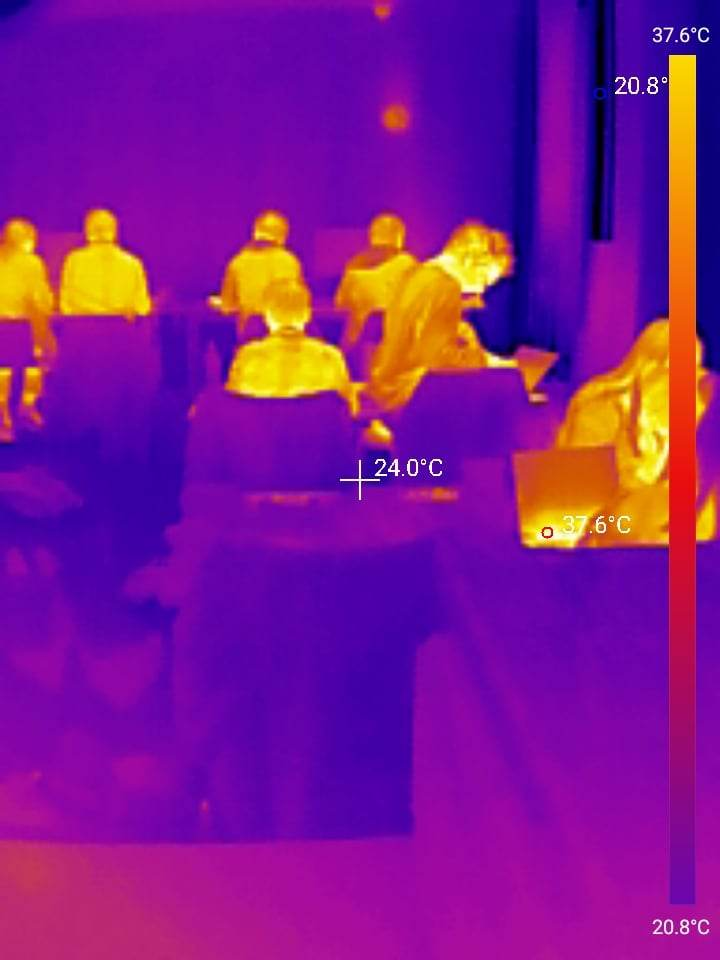
#> input picture crous-wt-images/images/1.jpg, 720 x 960 px
$ python img.py
#> lines starting #> are read from the running program, lines starting #| are printed output that depends on the picture
# stocker l'image das un variable

from PIL import Image


# Calculer le nombre de personne présente sur l'image
# sachant qu'un personne correspond aux pixels entre M - 10 et M
# 1 personne = 40 pixel dans le techlab
# convertir en entier

# print(int(count / 40))

# importer les 8 images i.png pour i allant de 1 à 8, les convertir en gris et les stocker dans une matrice

# Path: img.jpg

im1 = Image.open("images/1.jpg")
#> im1 is the input picture: PIL image 720x960 RGB; mean R, G, B 129.6, 24.3, 142.7


# calculer le nombre de personne présente sur chaque image


def countPerson(img):
    img_grey = img.convert("L")
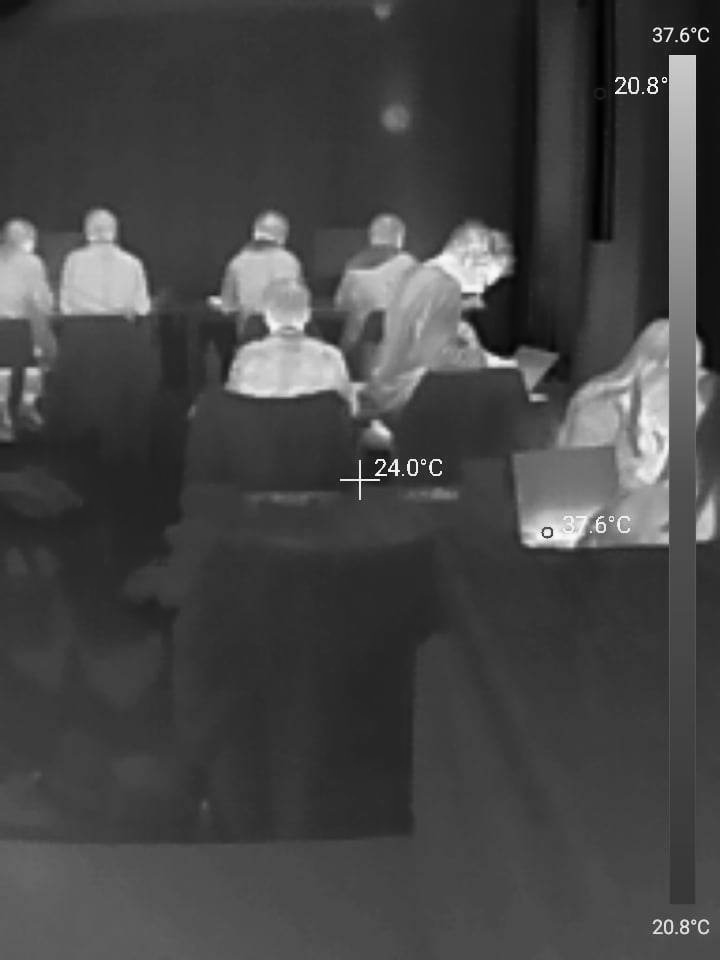
#> img_grey: PIL image 720x960 L; min 1, max 251, mean 69.3
    width, height = img_grey.size
#> width = 720; height = 960
    nb_pixels_per_person = 70
    pixelsGrey = [[0 for x in range(width)] for y in range(height)]
    for x in range(width):
        for y in range(height):
            g = img_grey.getpixel((x, y))
            pixelsGrey[y][x] = g
#> after the loop, pixelsGrey = 960 items
    M = max(
        [max(pixelsGrey[i]) for i in range(len(pixelsGrey))]
    )
#> M = 251
    count = 0
    for i in range(len(pixelsGrey)):
        for j in range(len(pixelsGrey[0])):
            if pixelsGrey[i][j] >= M - 10:
                count += 1
#> after the loop, count = 642
    return int(count / nb_pixels_per_person)

# calculer le nombre de personne présente sur chaque image
# et afficher le résultat


print(countPerson(im1))
#| 9

$ run again, with crous-wt-images/images/2.jpg copied over crous-wt-images/images/1.jpg
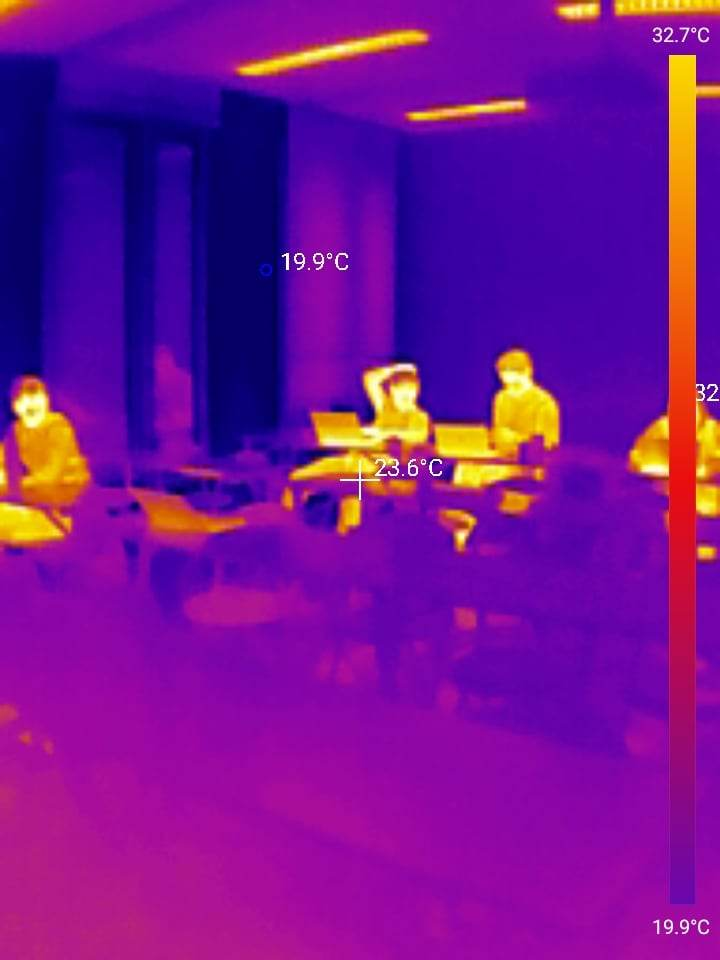
#> input picture crous-wt-images/images/2.jpg, 720 x 960 px
#> im1 is the input picture: PIL image 720x960 RGB; mean R, G, B 119.3, 18.1, 146.8
#> in countPerson, `img_grey = img.convert("L")`:
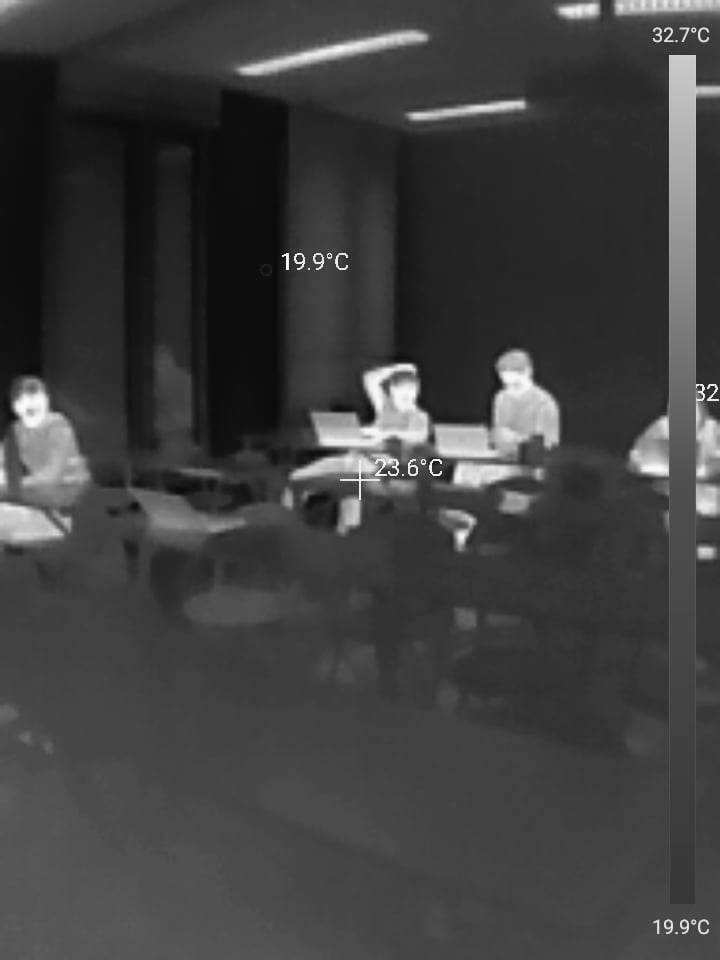
#> img_grey: PIL image 720x960 L; min 7, max 252, mean 63
#> after the loop in countPerson, `for x in range(width):`: pixelsGrey = 960 items
#> M = 252
#> after the loop in countPerson, `for i in range(len(pixelsGrey)):`: count = 905
#| 12

$ run again, with crous-wt-images/images/3.jpg copied over crous-wt-images/images/1.jpg
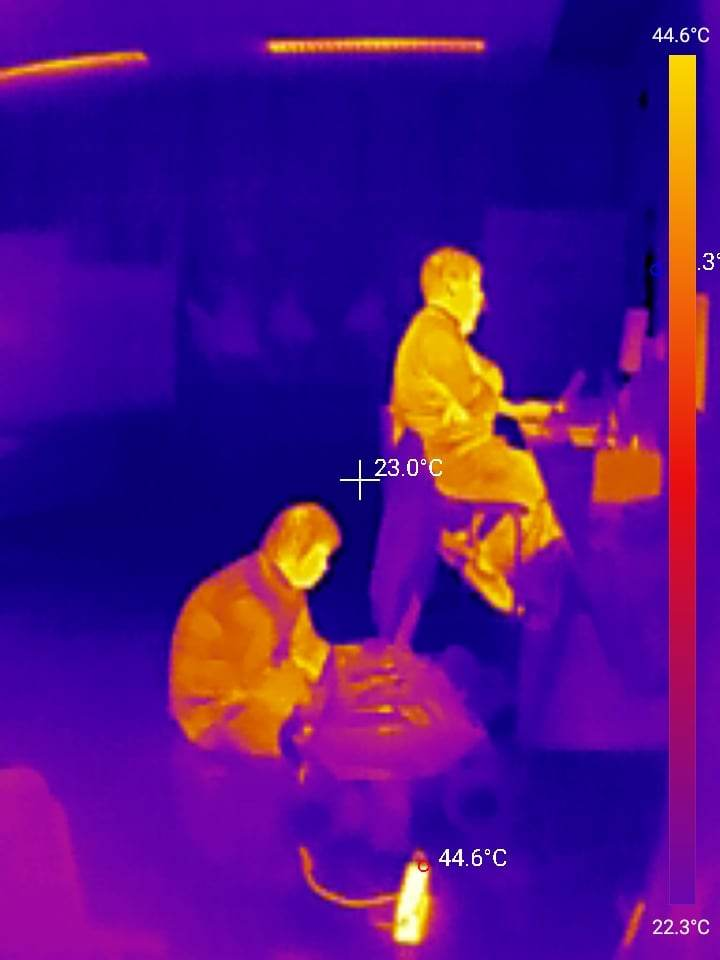
#> input picture crous-wt-images/images/3.jpg, 720 x 960 px
#> im1 is the input picture: PIL image 720x960 RGB; mean R, G, B 81.8, 17.9, 134.2
#> in countPerson, `img_grey = img.convert("L")`:
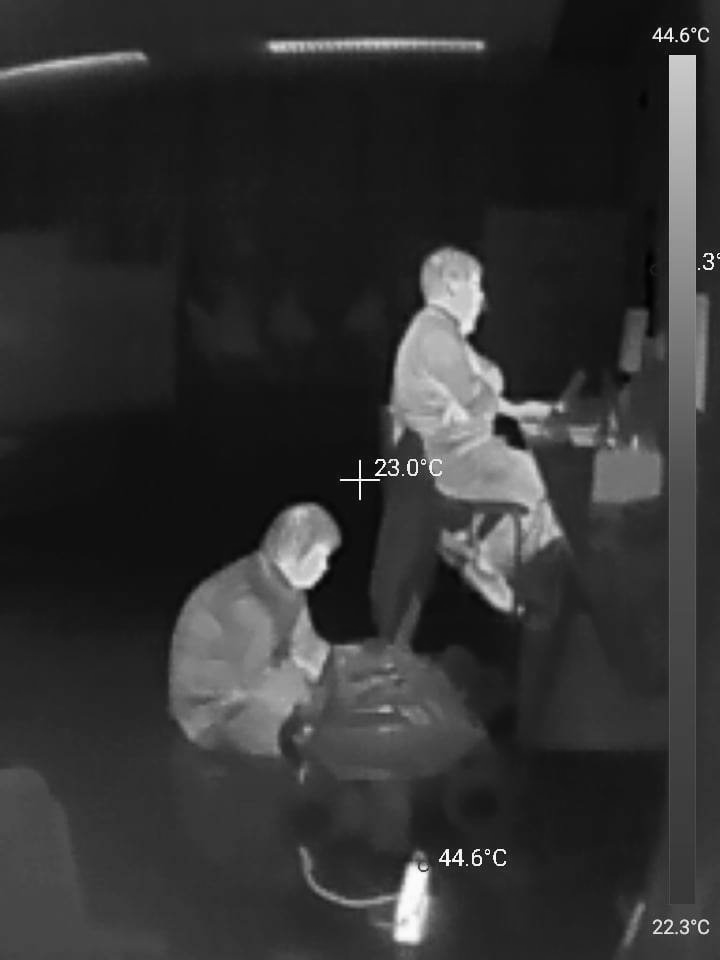
#> img_grey: PIL image 720x960 L; min 0, max 254, mean 50.2
#> after the loop in countPerson, `for x in range(width):`: pixelsGrey = 960 items
#> M = 254
#> after the loop in countPerson, `for i in range(len(pixelsGrey)):`: count = 1011
#| 14

$ run again, with crous-wt-images/images/4.jpg copied over crous-wt-images/images/1.jpg
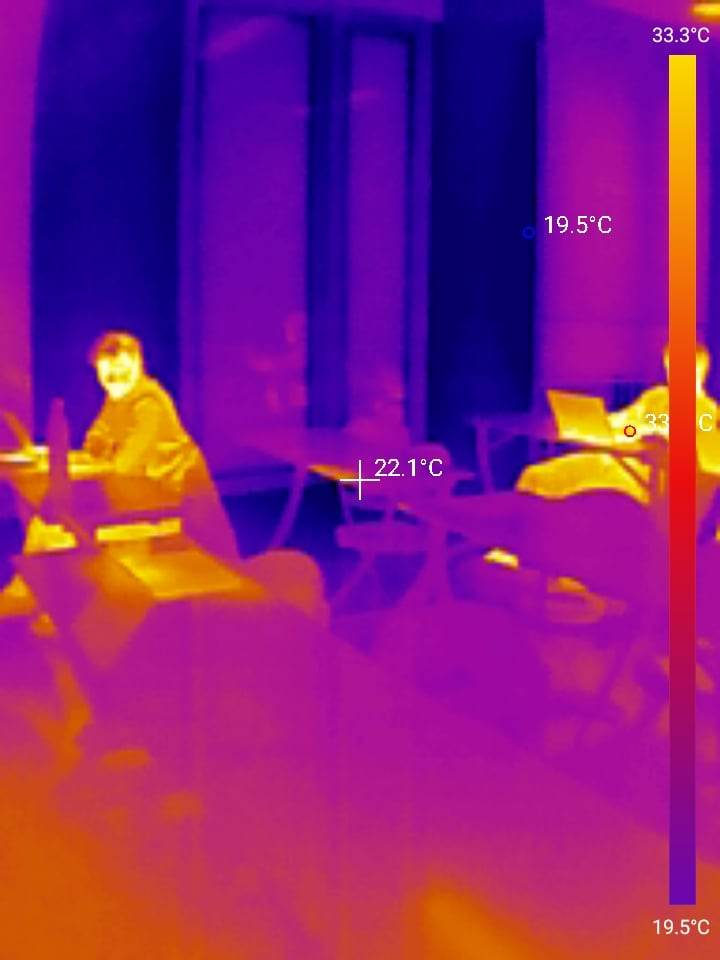
#> input picture crous-wt-images/images/4.jpg, 720 x 960 px
#> im1 is the input picture: PIL image 720x960 RGB; mean R, G, B 135.4, 30.3, 122.1
#> in countPerson, `img_grey = img.convert("L")`:
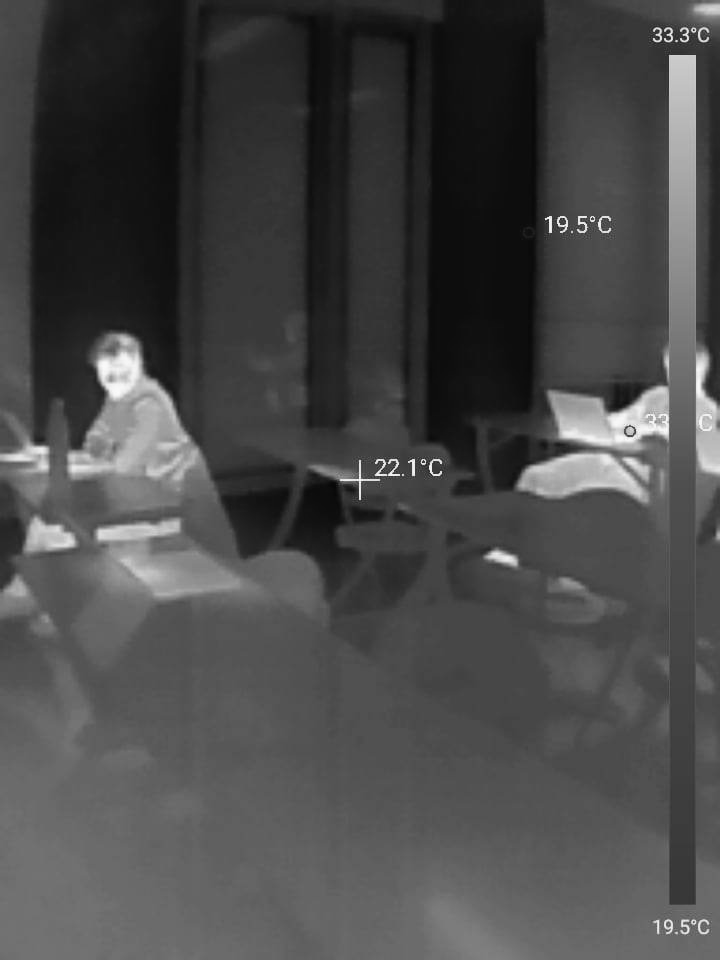
#> img_grey: PIL image 720x960 L; min 7, max 251, mean 72.2
#> after the loop in countPerson, `for x in range(width):`: pixelsGrey = 960 items
#> M = 251
#> after the loop in countPerson, `for i in range(len(pixelsGrey)):`: count = 712
#| 10
